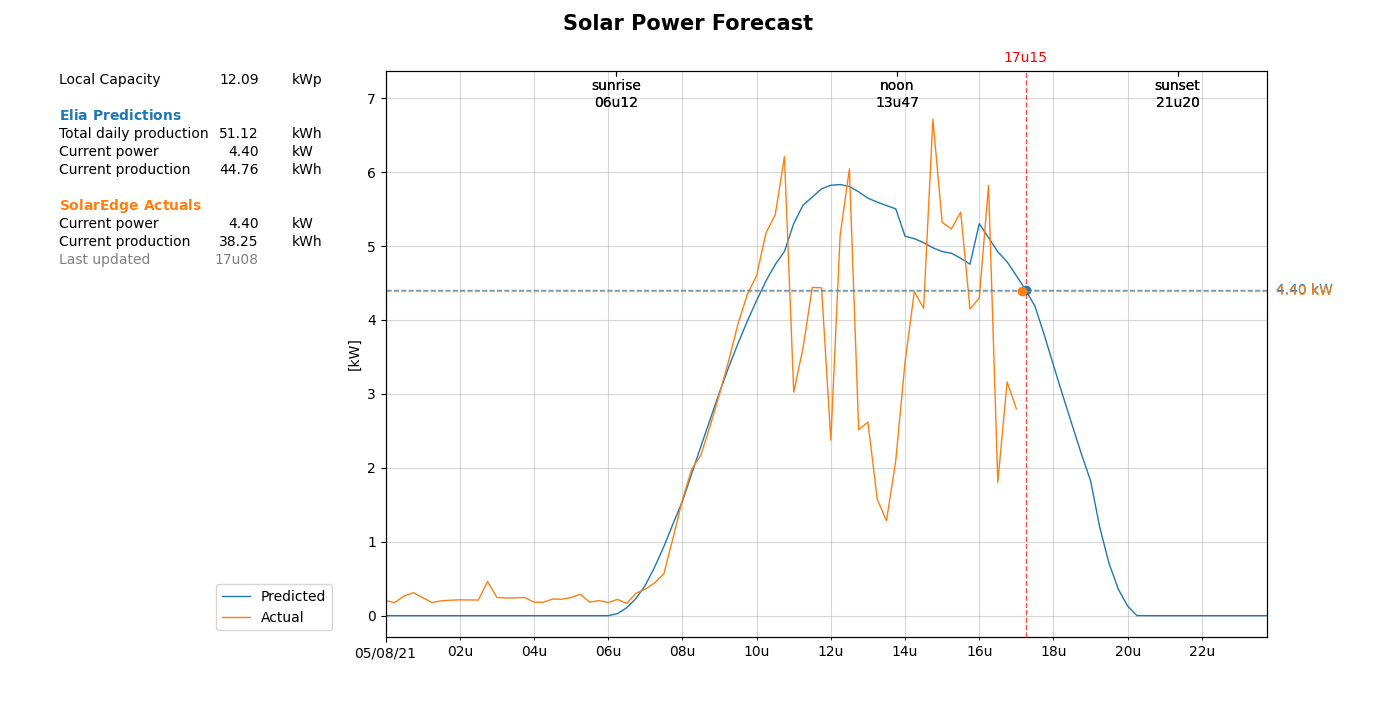

Write the Python code that produced this figure.
#! python3

import datetime

import matplotlib.pyplot as plt
import matplotlib.dates as mdates

from color import GREEN


class SolarPlot:
    '''
    Plot solar predictions and actual
    '''
    def __init__(self, verbose=True):
        # Verbosity
        self.verbose = verbose


    def plot(self, time_forecast, forecast, time_actual, actual, tz, sun_times,
             local_capacity, total_predicted_kwh, current_predicted_power=None, current_predicted_kwh=None,
             current_actual_power=None, current_actual_kwh=None, actual_last_updated=None):
        '''
        Arguments
        ---------
        time        (list)  : time as list of timedata (timezone aware)
        forecast    (list)  :
        time
        actual      (list)  :
        tz
        sun_times

        local_capacity
        total_predicted_kwh

        current_predicted_power (float)     : (optional)
        current_predicted_kwh   (float)     : (optional)

        current_actual_power    (float)     : (optional)
        current_actual_kwh      (float)     : (optional)
        actual_last_updated     (datetime)  : (optional)
        '''
        # Progress print
        if self.verbose:
            print('Plotting... ', end='')

        # Add last values
        time_actual.append(actual_last_updated)
        actual.append(current_actual_power)

        #plt.style.use('dark_background')

        cm = 1/2.54 # inch
        plt.figure(figsize=(35*cm,18*cm))

        lines = plt.plot(time_forecast, forecast, linewidth = 1, label='Predicted')
        forecast_color = lines[0].get_color()
        lines = plt.plot(time_actual, actual, linewidth = 1, label='Actual')
        actual_color = lines[0].get_color()

        plt.legend(loc='lower left', bbox_to_anchor=(-0.2, 0.0))

        plt.subplots_adjust(left=0.28, right=0.92, top=0.9, bottom=0.1)

        plt.suptitle('Solar Power Forecast', fontweight='bold', fontsize= 15)
        plt.ylabel('[kW]')

        plt.xlim(time_forecast[0], time_forecast[-1])

        plt.grid(which='major', alpha=0.5)
        plt.grid(which='minor', alpha=0.5)

        plt.gca().xaxis.set_major_locator(mdates.DayLocator(interval=1, tz=tz))
        plt.gca().xaxis.set_major_formatter(mdates.DateFormatter('%d/%m/%y', tz=tz))

        plt.gca().xaxis.set_minor_locator(mdates.HourLocator(interval=2, tz=tz))
        plt.gca().xaxis.set_minor_formatter(mdates.DateFormatter('%Hu', tz=tz))

        # Current time
        if current_predicted_power != None:
            datetime_now = datetime.datetime.now(tz=tz)
            plt.axvline(x=datetime_now, color='r', linestyle='dashed', linewidth=1, alpha=0.7)

            label = datetime_now.strftime('%Hu%M')
            trans = plt.gca().get_xaxis_transform()
            plt.text(datetime_now, 1.01, label, transform=trans,
                     horizontalalignment = 'center',
                     verticalalignment = 'bottom',
                     color='r')

        # Current predicted power
        if current_predicted_power != None:
            plt.axhline(y=current_predicted_power, color=forecast_color, linestyle='dashed', linewidth=1, alpha=0.7)
            plt.plot(datetime_now, current_predicted_power, 'o', color=forecast_color)

            trans = plt.gca().get_yaxis_transform()
            plt.text(1.01, current_predicted_power, '%.2f kW' % current_predicted_power, transform=trans,
                     horizontalalignment = 'left',
                     verticalalignment = 'center',
                     color=forecast_color)

        # Current actual power
        if current_actual_power != None:
            plt.axhline(y=current_actual_power, color=actual_color, linestyle='dashed', linewidth=1, alpha=0.7)
            plt.plot(actual_last_updated, current_actual_power, 'o', color=actual_color)

            plt.text(1.01, current_actual_power, '%.2f kW' % current_actual_power, transform=trans,
                     horizontalalignment = 'left',
                     verticalalignment = 'center',
                     color=actual_color)

        #--------------------------------- Sun times ----------------------------------#

        # - More top margin for labels
        forecast_data_range = max(forecast) - min(forecast)
        forecast_ymin = min(forecast) - 0.05*forecast_data_range # default bottom margin
        forecast_ymax = max(forecast) + 0.10*forecast_data_range # more top margin

        actual = [x for x in actual if x is not None]

        # Actual data might be empty (future plot)
        if len(actual) >= 1:
            actual_data_range = max(actual) - min(actual)
            actual_ymin = min(actual) - 0.05*actual_data_range # default bottom margin
            actual_ymax = max(actual) + 0.10*actual_data_range # more top margin

            ymin = min(forecast_ymin, actual_ymin)
            ymax = max(forecast_ymax, actual_ymax)
        else:
            ymin = forecast_ymin
            ymax = forecast_ymax

        plt.ylim(ymin,ymax)

        plt.twiny()
        plt.xlim(time_forecast[0], time_forecast[-1])

        del sun_times['dawn']
        del sun_times['dusk']
        plot_sun_times = sun_times.copy()
        for old_key in sun_times:
            new_key = old_key + '\n' + sun_times[old_key].strftime("%Hu%M")
            plot_sun_times[new_key] = sun_times[old_key]

        plt.xticks(ticks=list(plot_sun_times.values()), labels=plot_sun_times.keys())

        plt.gca().tick_params(axis='x', direction='in',pad=-28)

        #----------------------------------- Table ------------------------------------#

        rows = []
        rows.append(['Local Capacity', '%.2f' % local_capacity, 'kWp'])
        rows.append(['','',''])
        rows.append([r'$\bf{Elia\ Predictions}$','',''])
        elia_row = len(rows)-1
        rows.append(['Total daily production', '%.2f' % total_predicted_kwh, 'kWh'])
        if current_predicted_power != None:
            rows.append(['Current power', '%.2f' % current_predicted_power, 'kW'])
        if current_predicted_kwh != None:
            rows.append(['Current production', '%.2f' % current_predicted_kwh, 'kWh'])
        rows.append(['','',''])
        rows.append([r'$\bf{SolarEdge\ Actuals}$','',''])
        solaredge_row = len(rows)-1
        if current_actual_power != None:
            rows.append(['Current power', '%.2f' % current_actual_power, 'kW'])
        if current_actual_kwh != None:
            rows.append(['Current production', '%.2f' % current_actual_kwh, 'kWh'])
        if actual_last_updated != None:
            rows.append(['Last updated', actual_last_updated.strftime("%Hu%M"), ''])
            last_update_row = len(rows)-1

        nr_of_rows = len(rows)

        # Position (axes coordinates)
        x0 = -0.39
        y0 = 0.65
        width = 0.57
        height = 0.35

        t = plt.table(rows, edges='open', cellLoc='left', bbox=[x0, y0, width, height])
        t.auto_set_font_size(False)
        #t.set_fontsize(8)
        t.auto_set_column_width((0,1,3))

        # Format cells
        t[elia_row, 0].set_text_props(color=forecast_color)
        t[solaredge_row, 0].set_text_props(color=actual_color)
        if actual_last_updated != None:
            t[last_update_row, 0].set_text_props(color='grey')
            t[last_update_row, 1].set_text_props(color='grey')
            t[last_update_row, 0].set_fontsize(9)
            t[last_update_row, 1].set_fontsize(9)

        # Right align numbers
        for i in range(nr_of_rows):
            t[i,1].set_text_props(horizontalalignment = 'right')

        #------------------------------------------------------------------------------#

        plt.savefig('plot.png')
        plt.show()

        # Progress print
        if self.verbose:
            print(GREEN + 'Done')
